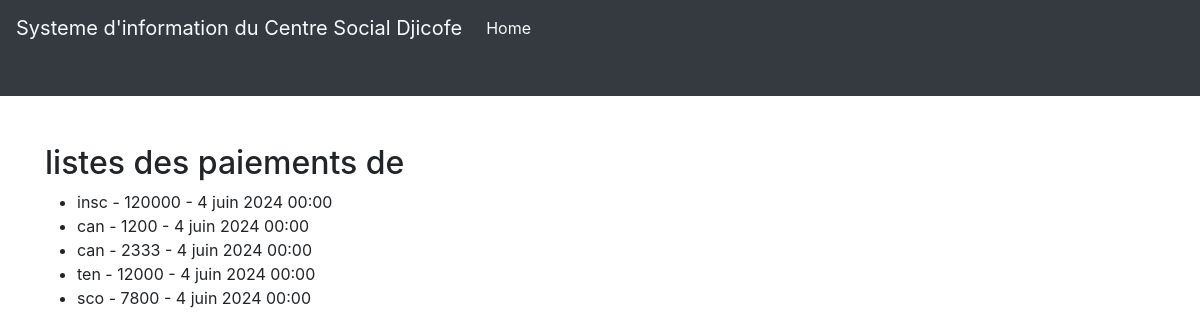
The app's page /homepage/students/5/payments/, older data.
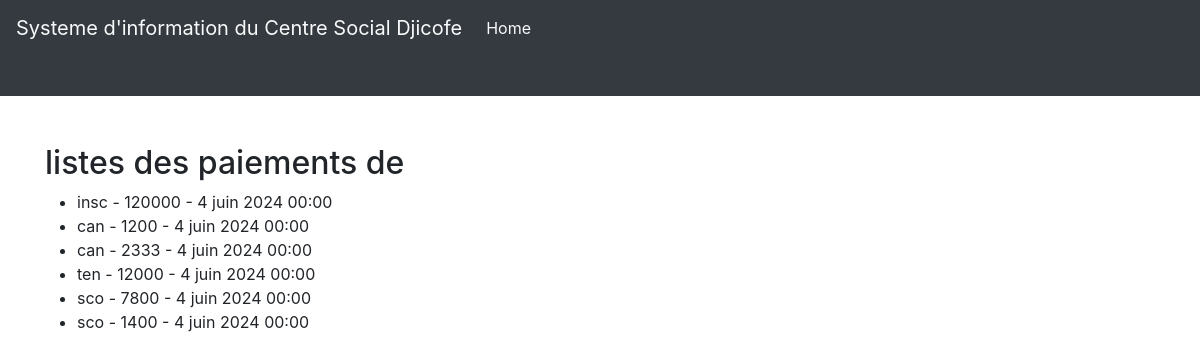
The same page, newer data.
### scuelo/models.py (models this page shows)
class Paiement(models.Model):
    causal = models.CharField(max_length=34, choices=CAUSUAL)
    montant = models.PositiveBigIntegerField()
    date_paiement = models.DateTimeField()
    note_paiement = models.CharField(max_length=200, blank=True)
    eleve_payment = models.ForeignKey(Eleve, on_delete=models.CASCADE,  default=1 )
    class Meta:
        verbose_name = 'Paiement'
        verbose_name_plural = 'Paiements'

### scuelo/views.py (the view)
# urls.py: path('students/<int:pk>/payments/', PaymentListView.as_view(), name='payment_list'),
class PaymentListView(ListView):
    model = Paiement
    template_name = 'scuelo/payment_list.html'
    context_object_name = 'payments'
    def get_queryset(self):
        student_id = self.kwargs.get('pk')
        return Paiement.objects.filter(eleve_payment_id=student_id)

### scuelo/templates/scuelo/paiement_list.html (shortened to what this page needs)
{% extends 'layout.html' %}
{% block header %}
<nav class="navbar navbar-expand-lg navbar-light bg-dark pb-5 mb-5 mt-9">
  <a class="navbar-brand text-light" href="{% url 'home' %}">Systeme d'information du Centre Social Djicofe</a>
  <div class="collapse navbar-collapse" id="navbarNav">
      <ul class="navbar-nav">
          <li class="nav-item active">
              <a class="nav-link text-light" href="{% url 'home' %}">Home <span class="sr-only">(current)</span></a>
          </li>
      </ul>
  </div>
</nav>
{% endblock header %}
{% block content %}
<div class="container">
  <h2>listes des paiements de  {{ student.nom }} {{ student.prenom }}</h2>
  <ul>
    {% for payment in payments %}
    <li>{{ payment.causal }} - {{ payment.montant }} - {{ payment.date_paiement }}</li>
    {% endfor %}
  </ul>
</div>
{% endblock %}

Row changes from the older to the newer data that the page shows:
added Paiement: causal "sco", montant "1400", date_paiement "4 juin 2024 00:00"
